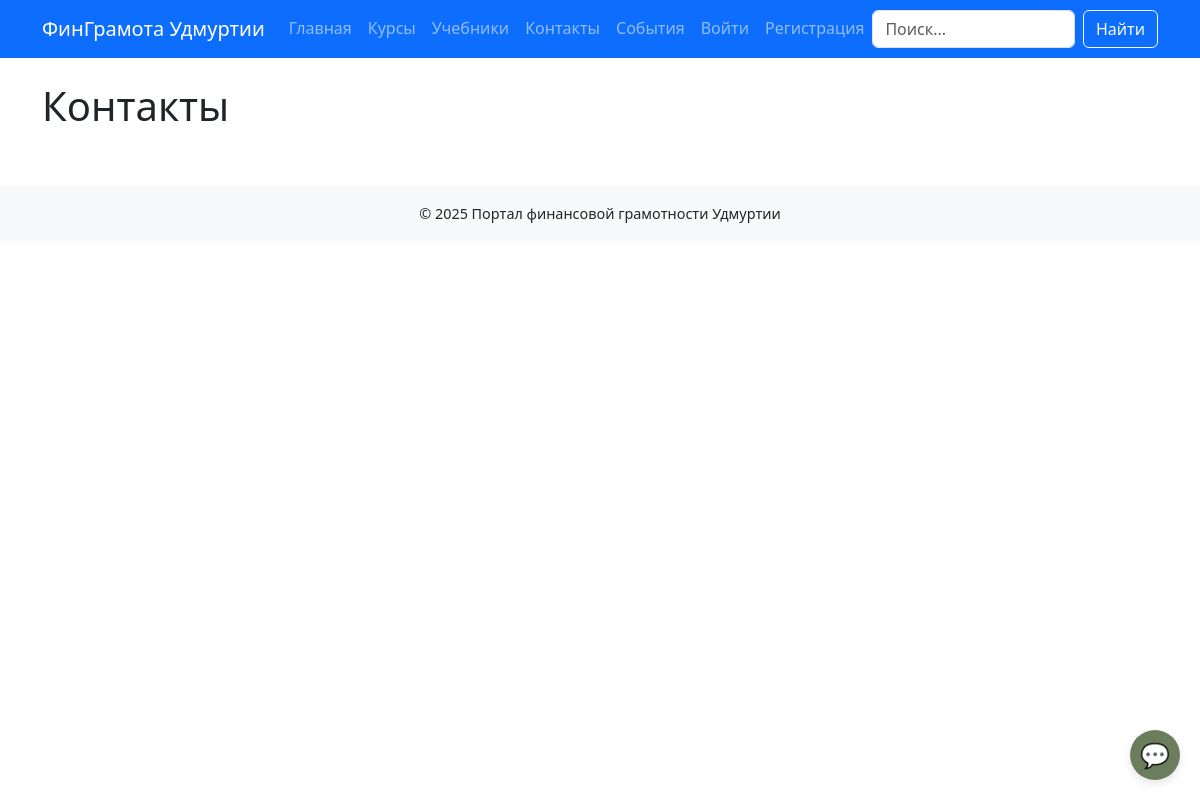
The page /contacts/ on the database as committed earlier.
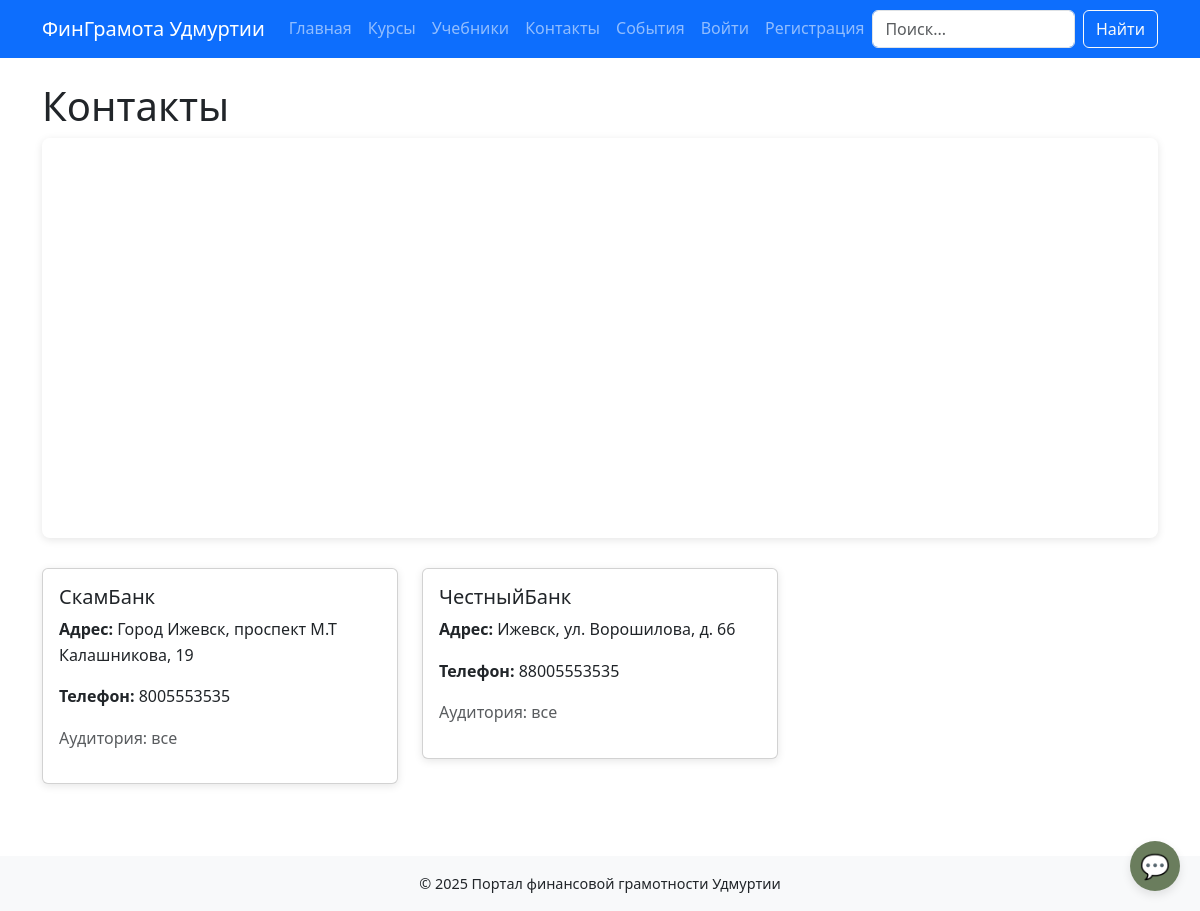
The same page on the database as committed later.
### core/models.py (models this page shows, shortened)
class Contact(models.Model):
    name = models.CharField(max_length=200)
    address = models.TextField()
    latitude = models.CharField(max_length=20, null=True, blank=True)
    longitude = models.CharField(max_length=20, null=True, blank=True)
    phone = models.CharField(max_length=50)
    email = models.EmailField(blank=True)
    audience = models.CharField(max_length=50, choices=AUDIENCE_CHOICES, default='все')

### core/views.py (the view)
# urls.py: path('contacts/', views.contacts_view, name='contacts'),
def contacts_view(request):
    contacts = Contact.objects.exclude(latitude__isnull=True).exclude(longitude__isnull=True)
    return render(request, 'core/contacts.html', {'contacts': contacts})

### templates/core/contacts.html (shortened to what this page needs)
{% extends 'base.html' %}
{% block content %}
<h1>Контакты</h1>
{% if contacts %}
<div id="map-contacts" style="width: 100%; height: 400px; margin-bottom: 30px; border-radius: 8px; box-shadow: 0 2px 8px rgba(0,0,0,0.1);"></div>
{% endif %}
<div class="row">
    {% for contact in contacts %}
        <div class="col-12 col-md-6 col-lg-4 mb-4">
            <div class="card">
                <div class="card-body">
                    <h5 class="card-title">{{ contact.name }}</h5>
                    <p><strong>Адрес:</strong> {{ contact.address }}</p>
                    <p><strong>Телефон:</strong> {{ contact.phone }}</p>
                    <p class="text-muted">Аудитория: {{ contact.audience }}</p>
                </div>
            </div>
        </div>
    {% endfor %}
</div>
{% endblock %}

Rows that differ between the two databases and show on the page:
added Contact: name "СкамБанк", address "Город Ижевск, проспект М.Т Калашникова, 19", phone "8005553535", audience "все"
added Contact: name "ЧестныйБанк", address "Ижевск, ул. Ворошилова, д. 66", phone "88005553535", audience "все"
